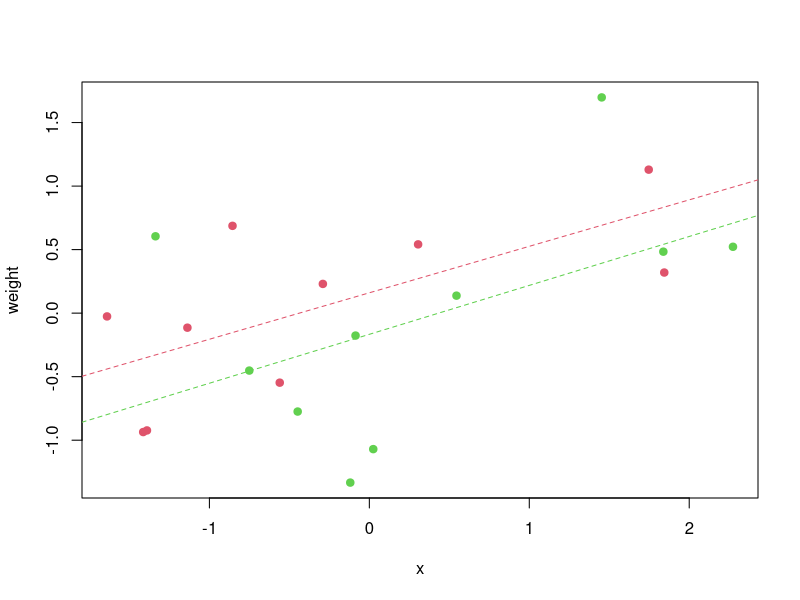
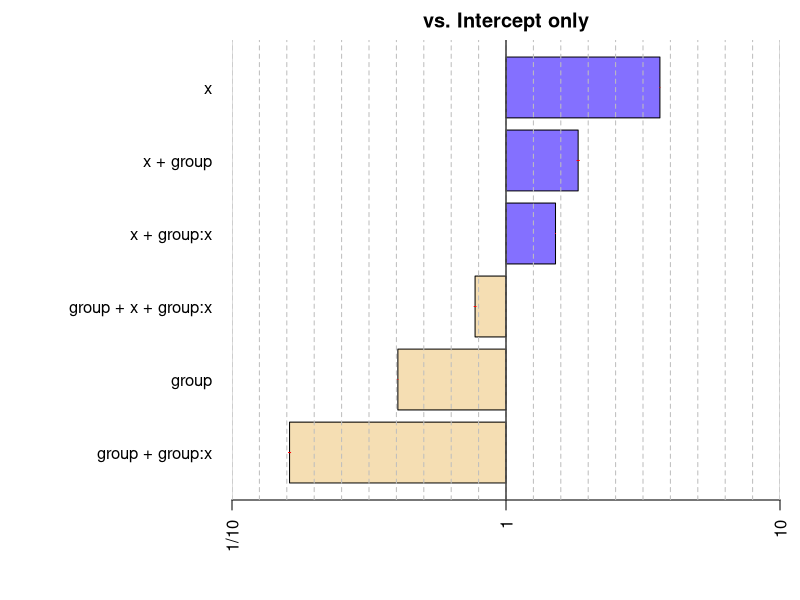
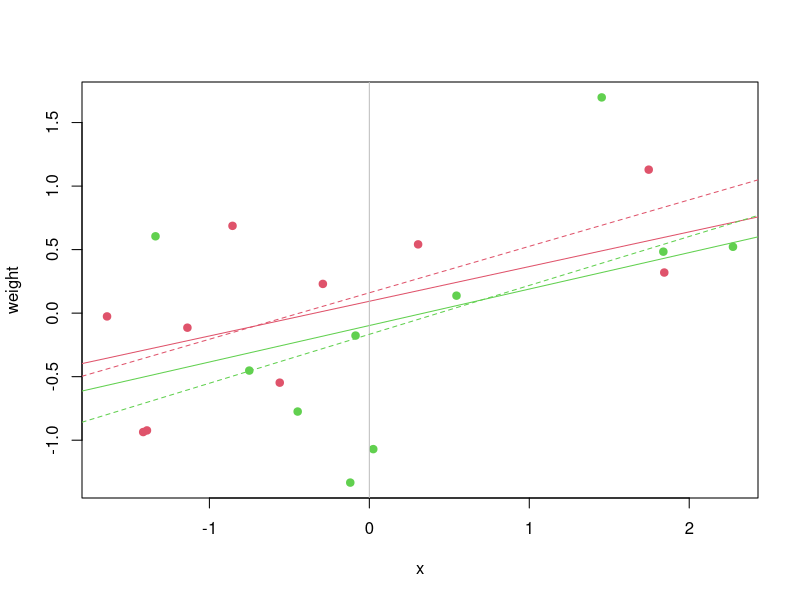
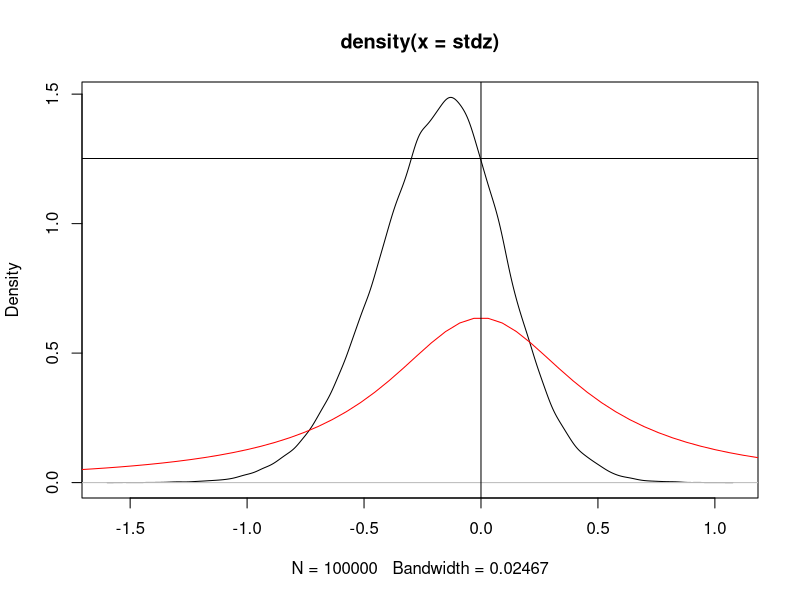

These figures' R source, in order:
## ---- chunk 1
library(BayesFactor)
set.seed(7)
## ---- chunk 2
## Example take from lm() example, with continuous covariate added
ctl <- c(4.17,5.58,5.18,6.11,4.50,4.61,5.17,4.53,5.33,5.14)
trt <- c(4.81,4.17,4.41,3.59,5.87,3.83,6.03,4.89,4.32,4.69)
group <- gl(2,10,20, labels=c("Ctl","Trt"))
weight <- c(ctl, trt)

x = rnorm(weight)
# center continuous variable
x = x - mean(x)

weight = weight + .5 * x + rnorm(weight,0,.1)

weight = weight - mean(weight)

plot(x,weight,col=as.integer(group)+1,pch=19)
abline(lm(weight[group=="Ctl"] ~ x[group=="Ctl"]),col=2,lty=2)
abline(lm(weight[group=="Trt"] ~ x[group=="Trt"]),col=3,lty=2)


dat = data.frame(weight=weight,group=group,x=x)

lm.D9 <- lm(weight ~ group*x, dat=dat)
summary(lm.D9)


full = lmBF(weight ~ group + x + group:x, dat, progress=FALSE)
noint = lmBF(weight ~ x + group, dat, progress=FALSE)
grponly = lmBF(weight ~ group, dat, progress=FALSE)
xonly = lmBF(weight ~ x, dat, progress=FALSE)

intx = lmBF(weight ~ x + group:x, dat, progress=FALSE)
intgrp = lmBF(weight ~ group + group:x, dat, progress=FALSE)

allBFs = c(noint,grponly,xonly,intx,intgrp)/full

allBFsVsNull = c(full,noint,grponly,xonly,intx,intgrp)
allBFsVsNull

## ---- chunk 3
plot(allBFsVsNull)


chn = posterior(full,iterations=1000,unreduce=TRUE,progress=FALSE)

slps = colMeans(chn[,"x-x"] + chn[,c("group:x-Ctl.&.x","group:x-Trt.&.x")])
ints = colMeans(chn[,"mu"] + chn[,c("group-Ctl","group-Trt")])


plot(x,weight,col=as.integer(group)+1,pch=19)
abline(ints[1],slps[1],col=2)
abline(ints[2],slps[2],col=3)
abline(v=0,col="gray")

abline(lm(weight[group=="Ctl"] ~ x[group=="Ctl"]),col=2,lty=2)
abline(lm(weight[group=="Trt"] ~ x[group=="Trt"]),col=3,lty=2)

## ---- chunk 4

chn = posterior(full,iterations=100000,unreduce=FALSE,progress=FALSE)

stdz = chn[,"group_redu_1"] / sqrt(chn[,"sig2"])

plot(density(stdz))
abline(h=0,col="gray")
xx = seq(-3,3,len=100)
lines(xx,dcauchy(xx,scale=.5),col="red")
abline(v=0)
abline(h=dcauchy(0,scale=.5)*as.vector(intx/full))

## ---- chunk 5
library(mvtnorm)
# Density estimation function
dest = function(v,XtX,X0tX0,N,y,XX,idx){
  beta = v[c(1,3,4,2)]
  sig2 = v[5]
  g1 = v[7]
  g2 = v[6]
  X=XX
  
  #Sample beta
  Sigma = XtX
  Sigma[2:3,2:3] = Sigma[2:3,2:3] + X0tX0/(g1*N)
  Sigma[4,4] = Sigma[4,4] + 1/g2
  Sigma = solve(Sigma)
  Mu = Sigma %*% t(X) %*% y / sqrt(sig2)
  dmvnorm(c(0,0),Mu[2:3],Sigma[2:3,2:3])
}

 X = model.matrix(weight ~ group + x)
 X[,2] = (X[,2] - 1/2) * sqrt(2)
 Xint = X[,2]*X[,3]
 X = cbind(X,Xint)
 X = X[,c(1,3,4,2)]
 y = matrix(weight,ncol=1)

 XtX = t(X)%*%X
 X0tX0 = XtX[2:3,2:3]

densEst = apply(chn,1,dest,XtX=XtX,X0tX0,N=length(y),y=y,XX=X)

ldensPost = log(mean(densEst))

rscaleCont = sqrt(2)/4

ldensPrior = dmvt(c(0,0),c(0,0),rscaleCont^2*length(y)*solve(X0tX0))

exp(ldensPost - ldensPrior)

grponly/full
